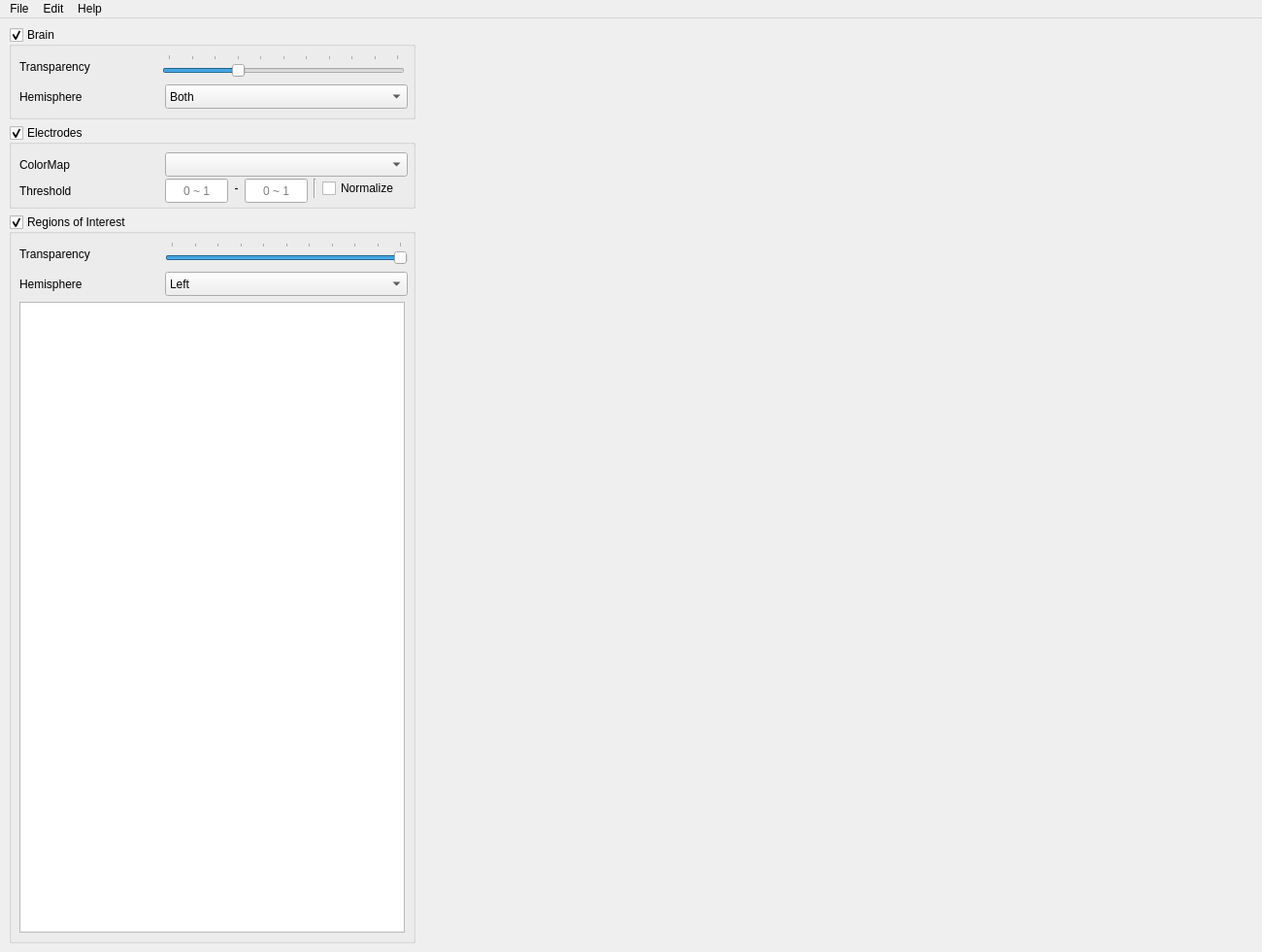
<?xml version="1.0" encoding="UTF-8"?>
<ui version="4.0">
 <class>MainWindow</class>
 <widget class="QMainWindow" name="MainWindow">
  <property name="geometry">
   <rect>
    <x>0</x>
    <y>0</y>
    <width>1300</width>
    <height>981</height>
   </rect>
  </property>
  <property name="minimumSize">
   <size>
    <width>1300</width>
    <height>900</height>
   </size>
  </property>
  <property name="font">
   <font>
    <family>Segoe UI</family>
   </font>
  </property>
  <property name="windowTitle">
   <string>MainWindow</string>
  </property>
  <widget class="QWidget" name="centralwidget">
   <layout class="QHBoxLayout" name="horizontalLayout_3">
    <item>
     <layout class="QVBoxLayout" name="verticalLayout_3">
      <item>
       <widget class="QGroupBox" name="_brain_gp">
        <property name="minimumSize">
         <size>
          <width>0</width>
          <height>0</height>
         </size>
        </property>
        <property name="maximumSize">
         <size>
          <width>419</width>
          <height>98</height>
         </size>
        </property>
        <property name="title">
         <string>Brain</string>
        </property>
        <property name="checkable">
         <bool>true</bool>
        </property>
        <layout class="QVBoxLayout" name="verticalLayout">
         <property name="leftMargin">
          <number>8</number>
         </property>
         <property name="topMargin">
          <number>8</number>
         </property>
         <property name="rightMargin">
          <number>8</number>
         </property>
         <property name="bottomMargin">
          <number>8</number>
         </property>
         <item>
          <layout class="QHBoxLayout" name="horizontalLayout">
           <item>
            <widget class="QLabel" name="_brain_transparency_lb">
             <property name="minimumSize">
              <size>
               <width>75</width>
               <height>25</height>
              </size>
             </property>
             <property name="maximumSize">
              <size>
               <width>16777215</width>
               <height>25</height>
              </size>
             </property>
             <property name="text">
              <string>Transparency</string>
             </property>
            </widget>
           </item>
           <item>
            <widget class="QSlider" name="_brain_transparency_slider">
             <property name="minimumSize">
              <size>
               <width>250</width>
               <height>25</height>
              </size>
             </property>
             <property name="maximumSize">
              <size>
               <width>250</width>
               <height>25</height>
              </size>
             </property>
             <property name="font">
              <font>
               <family>Ubuntu</family>
              </font>
             </property>
             <property name="focusPolicy">
              <enum>Qt::StrongFocus</enum>
             </property>
             <property name="autoFillBackground">
              <bool>false</bool>
             </property>
             <property name="maximum">
              <number>100</number>
             </property>
             <property name="singleStep">
              <number>10</number>
             </property>
             <property name="pageStep">
              <number>10</number>
             </property>
             <property name="value">
              <number>30</number>
             </property>
             <property name="sliderPosition">
              <number>30</number>
             </property>
             <property name="orientation">
              <enum>Qt::Horizontal</enum>
             </property>
             <property name="invertedAppearance">
              <bool>false</bool>
             </property>
             <property name="invertedControls">
              <bool>false</bool>
             </property>
             <property name="tickPosition">
              <enum>QSlider::TicksAbove</enum>
             </property>
             <property name="tickInterval">
              <number>10</number>
             </property>
            </widget>
           </item>
          </layout>
         </item>
         <item>
          <layout class="QHBoxLayout" name="horizontalLayout_2">
           <item>
            <widget class="QLabel" name="_brain_hemi_lb">
             <property name="minimumSize">
              <size>
               <width>144</width>
               <height>25</height>
              </size>
             </property>
             <property name="maximumSize">
              <size>
               <width>144</width>
               <height>25</height>
              </size>
             </property>
             <property name="text">
              <string>Hemisphere</string>
             </property>
            </widget>
           </item>
           <item>
            <widget class="QComboBox" name="_brain_hemi_cbx">
             <property name="minimumSize">
              <size>
               <width>250</width>
               <height>25</height>
              </size>
             </property>
             <property name="maximumSize">
              <size>
               <width>1000</width>
               <height>25</height>
              </size>
             </property>
             <item>
              <property name="text">
               <string>Both</string>
              </property>
             </item>
             <item>
              <property name="text">
               <string>Left</string>
              </property>
             </item>
             <item>
              <property name="text">
               <string>Right</string>
              </property>
             </item>
            </widget>
           </item>
          </layout>
         </item>
        </layout>
       </widget>
      </item>
      <item>
       <widget class="QGroupBox" name="_electrodes_gp">
        <property name="minimumSize">
         <size>
          <width>0</width>
          <height>50</height>
         </size>
        </property>
        <property name="maximumSize">
         <size>
          <width>419</width>
          <height>16777215</height>
         </size>
        </property>
        <property name="title">
         <string>Electrodes</string>
        </property>
        <property name="checkable">
         <bool>true</bool>
        </property>
        <layout class="QVBoxLayout" name="verticalLayout_7">
         <property name="leftMargin">
          <number>8</number>
         </property>
         <property name="topMargin">
          <number>8</number>
         </property>
         <property name="rightMargin">
          <number>8</number>
         </property>
         <property name="bottomMargin">
          <number>8</number>
         </property>
         <item>
          <layout class="QHBoxLayout" name="horizontalLayout_7">
           <item>
            <widget class="QLabel" name="_cmap_lb">
             <property name="minimumSize">
              <size>
               <width>144</width>
               <height>25</height>
              </size>
             </property>
             <property name="maximumSize">
              <size>
               <width>144</width>
               <height>25</height>
              </size>
             </property>
             <property name="text">
              <string>ColorMap</string>
             </property>
            </widget>
           </item>
           <item>
            <widget class="QComboBox" name="_cmap_cbx">
             <property name="minimumSize">
              <size>
               <width>250</width>
               <height>25</height>
              </size>
             </property>
             <property name="maximumSize">
              <size>
               <width>250</width>
               <height>25</height>
              </size>
             </property>
            </widget>
           </item>
          </layout>
         </item>
         <item>
          <layout class="QHBoxLayout" name="horizontalLayout_8">
           <item>
            <widget class="QLabel" name="_threshold_lb">
             <property name="minimumSize">
              <size>
               <width>144</width>
               <height>25</height>
              </size>
             </property>
             <property name="maximumSize">
              <size>
               <width>144</width>
               <height>25</height>
              </size>
             </property>
             <property name="text">
              <string>Threshold</string>
             </property>
            </widget>
           </item>
           <item>
            <widget class="QLineEdit" name="_threshold_min_le">
             <property name="minimumSize">
              <size>
               <width>65</width>
               <height>25</height>
              </size>
             </property>
             <property name="maximumSize">
              <size>
               <width>65</width>
               <height>25</height>
              </size>
             </property>
             <property name="focusPolicy">
              <enum>Qt::StrongFocus</enum>
             </property>
             <property name="text">
              <string/>
             </property>
             <property name="alignment">
              <set>Qt::AlignCenter</set>
             </property>
             <property name="placeholderText">
              <string>0 ~ 1</string>
             </property>
            </widget>
           </item>
           <item>
            <widget class="QLabel" name="label">
             <property name="minimumSize">
              <size>
               <width>5</width>
               <height>0</height>
              </size>
             </property>
             <property name="maximumSize">
              <size>
               <width>5</width>
               <height>16777215</height>
              </size>
             </property>
             <property name="text">
              <string> - </string>
             </property>
             <property name="alignment">
              <set>Qt::AlignCenter</set>
             </property>
            </widget>
           </item>
           <item>
            <widget class="QLineEdit" name="_threshold_max_le">
             <property name="minimumSize">
              <size>
               <width>65</width>
               <height>25</height>
              </size>
             </property>
             <property name="maximumSize">
              <size>
               <width>65</width>
               <height>25</height>
              </size>
             </property>
             <property name="focusPolicy">
              <enum>Qt::StrongFocus</enum>
             </property>
             <property name="text">
              <string/>
             </property>
             <property name="alignment">
              <set>Qt::AlignCenter</set>
             </property>
             <property name="placeholderText">
              <string>0 ~ 1</string>
             </property>
            </widget>
           </item>
           <item>
            <widget class="Line" name="line">
             <property name="orientation">
              <enum>Qt::Vertical</enum>
             </property>
            </widget>
           </item>
           <item>
            <widget class="QCheckBox" name="_normalize_cbx">
             <property name="maximumSize">
              <size>
               <width>200</width>
               <height>16777215</height>
              </size>
             </property>
             <property name="toolTip">
              <string>Normalization after thresholding to -1 ~ 1</string>
             </property>
             <property name="text">
              <string>Normalize</string>
             </property>
            </widget>
           </item>
          </layout>
         </item>
        </layout>
       </widget>
      </item>
      <item>
       <widget class="QGroupBox" name="_rois_gp">
        <property name="minimumSize">
         <size>
          <width>0</width>
          <height>700</height>
         </size>
        </property>
        <property name="maximumSize">
         <size>
          <width>419</width>
          <height>16777215</height>
         </size>
        </property>
        <property name="title">
         <string>Regions of Interest</string>
        </property>
        <property name="checkable">
         <bool>true</bool>
        </property>
        <layout class="QVBoxLayout" name="verticalLayout_2">
         <property name="leftMargin">
          <number>8</number>
         </property>
         <property name="topMargin">
          <number>8</number>
         </property>
         <property name="rightMargin">
          <number>8</number>
         </property>
         <property name="bottomMargin">
          <number>8</number>
         </property>
         <item>
          <layout class="QHBoxLayout" name="horizontalLayout_4">
           <item>
            <widget class="QLabel" name="_roi_transparency_lb">
             <property name="minimumSize">
              <size>
               <width>144</width>
               <height>25</height>
              </size>
             </property>
             <property name="maximumSize">
              <size>
               <width>144</width>
               <height>25</height>
              </size>
             </property>
             <property name="text">
              <string>Transparency</string>
             </property>
            </widget>
           </item>
           <item>
            <widget class="QSlider" name="_roi_transparency_slider">
             <property name="minimumSize">
              <size>
               <width>250</width>
               <height>25</height>
              </size>
             </property>
             <property name="maximumSize">
              <size>
               <width>250</width>
               <height>25</height>
              </size>
             </property>
             <property name="font">
              <font>
               <family>Ubuntu</family>
              </font>
             </property>
             <property name="focusPolicy">
              <enum>Qt::StrongFocus</enum>
             </property>
             <property name="autoFillBackground">
              <bool>false</bool>
             </property>
             <property name="maximum">
              <number>100</number>
             </property>
             <property name="singleStep">
              <number>10</number>
             </property>
             <property name="pageStep">
              <number>10</number>
             </property>
             <property name="value">
              <number>100</number>
             </property>
             <property name="sliderPosition">
              <number>100</number>
             </property>
             <property name="orientation">
              <enum>Qt::Horizontal</enum>
             </property>
             <property name="invertedAppearance">
              <bool>false</bool>
             </property>
             <property name="invertedControls">
              <bool>false</bool>
             </property>
             <property name="tickPosition">
              <enum>QSlider::TicksAbove</enum>
             </property>
             <property name="tickInterval">
              <number>10</number>
             </property>
            </widget>
           </item>
          </layout>
         </item>
         <item>
          <layout class="QHBoxLayout" name="horizontalLayout_6">
           <item>
            <widget class="QLabel" name="_roi_hemi_lb">
             <property name="minimumSize">
              <size>
               <width>144</width>
               <height>25</height>
              </size>
             </property>
             <property name="maximumSize">
              <size>
               <width>144</width>
               <height>25</height>
              </size>
             </property>
             <property name="text">
              <string>Hemisphere</string>
             </property>
            </widget>
           </item>
           <item>
            <widget class="QComboBox" name="_roi_hemi_cbx">
             <property name="minimumSize">
              <size>
               <width>250</width>
               <height>25</height>
              </size>
             </property>
             <property name="maximumSize">
              <size>
               <width>250</width>
               <height>25</height>
              </size>
             </property>
             <item>
              <property name="text">
               <string>Left</string>
              </property>
             </item>
             <item>
              <property name="text">
               <string>Right</string>
              </property>
             </item>
             <item>
              <property name="text">
               <string>Other</string>
              </property>
             </item>
            </widget>
           </item>
          </layout>
         </item>
         <item>
          <widget class="QStackedWidget" name="_roi_stack">
           <property name="lineWidth">
            <number>0</number>
           </property>
           <widget class="QWidget" name="_lh_page">
            <layout class="QVBoxLayout" name="verticalLayout_4">
             <property name="spacing">
              <number>0</number>
             </property>
             <property name="leftMargin">
              <number>0</number>
             </property>
             <property name="topMargin">
              <number>0</number>
             </property>
             <property name="rightMargin">
              <number>0</number>
             </property>
             <property name="bottomMargin">
              <number>0</number>
             </property>
             <item>
              <widget class="QListWidget" name="_lh_info_list">
               <property name="minimumSize">
                <size>
                 <width>0</width>
                 <height>640</height>
                </size>
               </property>
               <property name="maximumSize">
                <size>
                 <width>400</width>
                 <height>16777215</height>
                </size>
               </property>
               <property name="font">
                <font>
                 <family>Ubuntu</family>
                 <pointsize>11</pointsize>
                </font>
               </property>
               <property name="autoFillBackground">
                <bool>true</bool>
               </property>
               <property name="alternatingRowColors">
                <bool>false</bool>
               </property>
               <property name="selectionMode">
                <enum>QAbstractItemView::MultiSelection</enum>
               </property>
               <property name="sortingEnabled">
                <bool>true</bool>
               </property>
              </widget>
             </item>
            </layout>
           </widget>
           <widget class="QWidget" name="_rh_page">
            <layout class="QVBoxLayout" name="verticalLayout_5">
             <property name="spacing">
              <number>0</number>
             </property>
             <property name="leftMargin">
              <number>0</number>
             </property>
             <property name="topMargin">
              <number>0</number>
             </property>
             <property name="rightMargin">
              <number>0</number>
             </property>
             <property name="bottomMargin">
              <number>0</number>
             </property>
             <item>
              <widget class="QListWidget" name="_rh_info_list">
               <property name="minimumSize">
                <size>
                 <width>0</width>
                 <height>640</height>
                </size>
               </property>
               <property name="maximumSize">
                <size>
                 <width>400</width>
                 <height>16777215</height>
                </size>
               </property>
               <property name="font">
                <font>
                 <family>Ubuntu</family>
                 <pointsize>11</pointsize>
                </font>
               </property>
               <property name="autoFillBackground">
                <bool>true</bool>
               </property>
               <property name="alternatingRowColors">
                <bool>false</bool>
               </property>
               <property name="selectionMode">
                <enum>QAbstractItemView::MultiSelection</enum>
               </property>
               <property name="sortingEnabled">
                <bool>true</bool>
               </property>
              </widget>
             </item>
            </layout>
           </widget>
           <widget class="QWidget" name="_other_page">
            <layout class="QVBoxLayout" name="verticalLayout_6">
             <item>
              <widget class="QListWidget" name="_other_info_list">
               <property name="minimumSize">
                <size>
                 <width>0</width>
                 <height>640</height>
                </size>
               </property>
               <property name="maximumSize">
                <size>
                 <width>400</width>
                 <height>16777215</height>
                </size>
               </property>
               <property name="font">
                <font>
                 <family>Ubuntu</family>
                 <pointsize>11</pointsize>
                </font>
               </property>
               <property name="autoFillBackground">
                <bool>true</bool>
               </property>
               <property name="alternatingRowColors">
                <bool>false</bool>
               </property>
               <property name="selectionMode">
                <enum>QAbstractItemView::MultiSelection</enum>
               </property>
               <property name="sortingEnabled">
                <bool>true</bool>
               </property>
              </widget>
             </item>
            </layout>
           </widget>
          </widget>
         </item>
        </layout>
       </widget>
      </item>
     </layout>
    </item>
    <item>
     <widget class="Brain" name="_plotter" native="true">
      <property name="minimumSize">
       <size>
        <width>850</width>
        <height>800</height>
       </size>
      </property>
      <property name="maximumSize">
       <size>
        <width>16777215</width>
        <height>16777215</height>
       </size>
      </property>
      <property name="inputMethodHints">
       <set>Qt::ImhDigitsOnly|Qt::ImhPreferNumbers</set>
      </property>
     </widget>
    </item>
   </layout>
  </widget>
  <widget class="QMenuBar" name="menuBar">
   <property name="geometry">
    <rect>
     <x>0</x>
     <y>0</y>
     <width>1300</width>
     <height>20</height>
    </rect>
   </property>
   <widget class="QMenu" name="menuFile">
    <property name="title">
     <string>File</string>
    </property>
    <addaction name="_load_surface_action"/>
    <addaction name="_load_electrodes_action"/>
    <addaction name="_load_volume_action"/>
    <addaction name="_load_lut_action"/>
    <addaction name="separator"/>
    <addaction name="_screenshot_action"/>
   </widget>
   <widget class="QMenu" name="menuEdit">
    <property name="title">
     <string>Edit</string>
    </property>
    <widget class="QMenu" name="_View_menu">
     <property name="title">
      <string>View</string>
     </property>
     <addaction name="_front_action"/>
     <addaction name="_back_action"/>
     <addaction name="_left_action"/>
     <addaction name="_right_action"/>
     <addaction name="_top_action"/>
     <addaction name="_bottom_action"/>
    </widget>
    <widget class="QMenu" name="_Color_menu">
     <property name="title">
      <string>Color</string>
     </property>
     <addaction name="_bg_color_action"/>
     <addaction name="_brain_color_action"/>
    </widget>
    <addaction name="_Color_menu"/>
    <addaction name="_View_menu"/>
   </widget>
   <widget class="QMenu" name="menuHelp">
    <property name="title">
     <string>Help</string>
    </property>
    <addaction name="_github_action"/>
   </widget>
   <addaction name="menuFile"/>
   <addaction name="menuEdit"/>
   <addaction name="menuHelp"/>
  </widget>
  <action name="actionScreenshot">
   <property name="icon">
    <iconset>
     <normaloff>../../iEEGTool/iEEGTool/icon/screenshot.svg</normaloff>../../iEEGTool/iEEGTool/icon/screenshot.svg</iconset>
   </property>
   <property name="text">
    <string>Screenshot</string>
   </property>
  </action>
  <action name="actionBrain_Color">
   <property name="text">
    <string>Brain Color</string>
   </property>
  </action>
  <action name="actionBackground_Color">
   <property name="text">
    <string>Background Color</string>
   </property>
  </action>
  <action name="_bg_color_action">
   <property name="text">
    <string>Background color</string>
   </property>
  </action>
  <action name="_brain_color_action">
   <property name="text">
    <string>Brain color</string>
   </property>
  </action>
  <action name="_front_action">
   <property name="text">
    <string>Front</string>
   </property>
  </action>
  <action name="_back_action">
   <property name="text">
    <string>Back</string>
   </property>
  </action>
  <action name="_left_action">
   <property name="text">
    <string>Left</string>
   </property>
  </action>
  <action name="_right_action">
   <property name="text">
    <string>Right</string>
   </property>
  </action>
  <action name="_top_action">
   <property name="text">
    <string>Top</string>
   </property>
  </action>
  <action name="_bottom_action">
   <property name="text">
    <string>Bottom</string>
   </property>
  </action>
  <action name="_load_surface_action">
   <property name="text">
    <string>Load Surface</string>
   </property>
   <property name="shortcut">
    <string>Ctrl+O</string>
   </property>
   <property name="shortcutVisibleInContextMenu">
    <bool>false</bool>
   </property>
  </action>
  <action name="_load_volume_action">
   <property name="text">
    <string>Load Volumes</string>
   </property>
   <property name="shortcut">
    <string>Ctrl+P</string>
   </property>
  </action>
  <action name="action_PNG">
   <property name="text">
    <string>.PNG</string>
   </property>
  </action>
  <action name="_screenshot_action">
   <property name="text">
    <string>Screenshot</string>
   </property>
  </action>
  <action name="_load_lut_action">
   <property name="text">
    <string>Load ColorLut</string>
   </property>
   <property name="shortcut">
    <string>Ctrl+L</string>
   </property>
  </action>
  <action name="_github_action">
   <property name="text">
    <string>Github</string>
   </property>
  </action>
  <action name="_load_electrodes_action">
   <property name="text">
    <string>Load Electrodes</string>
   </property>
   <property name="shortcut">
    <string>Ctrl+E</string>
   </property>
  </action>
 </widget>
 <customwidgets>
  <customwidget>
   <class>Brain</class>
   <extends>QWidget</extends>
   <header location="global">..utils.brain</header>
   <container>1</container>
  </customwidget>
 </customwidgets>
 <resources/>
 <connections/>
</ui>
